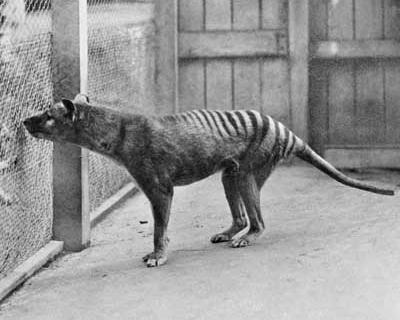
%> input picture data/Original_Images_2/thylacine.png, 400 x 320 px
$ octave dithering.m   (GNU Octave 9; MATLAB toolbox functions it lacks are replaced by stand-ins)
%> lines starting %> are read from the running program, lines starting %| are printed output that depends on the picture
%% dithering is the self-study part
x = imread('../data/Original_Images_2/thylacine.png');
%> x is the input picture: size 320x400 uint8; min 0, max 255, mean 150.8
D = [0 128;192 64];
r = repmat(D,160,200);
x2 = x>r; imshow(x2)
%> after `x2 = x>r`:
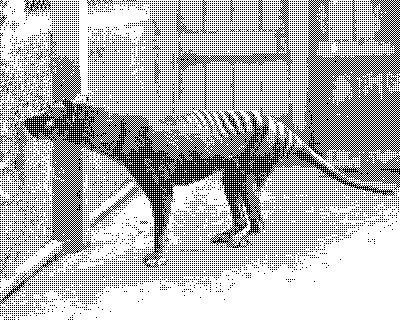
%> x2: size 320x400 logical; 71.4% white; black in thin lines or dots
D2 = [0 128 32 160;192 64 224 96;48 176 16 144;240 112 208 80];
r2 = repmat(D2,80,100);
x4 = x>r2; imshow(x4)
%> after `x4 = x>r2`:
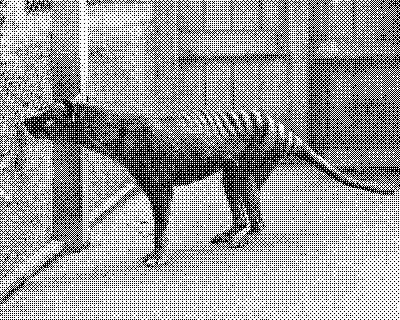
%> x4: size 320x400 logical; 61.8% white; black in thin lines or dots
